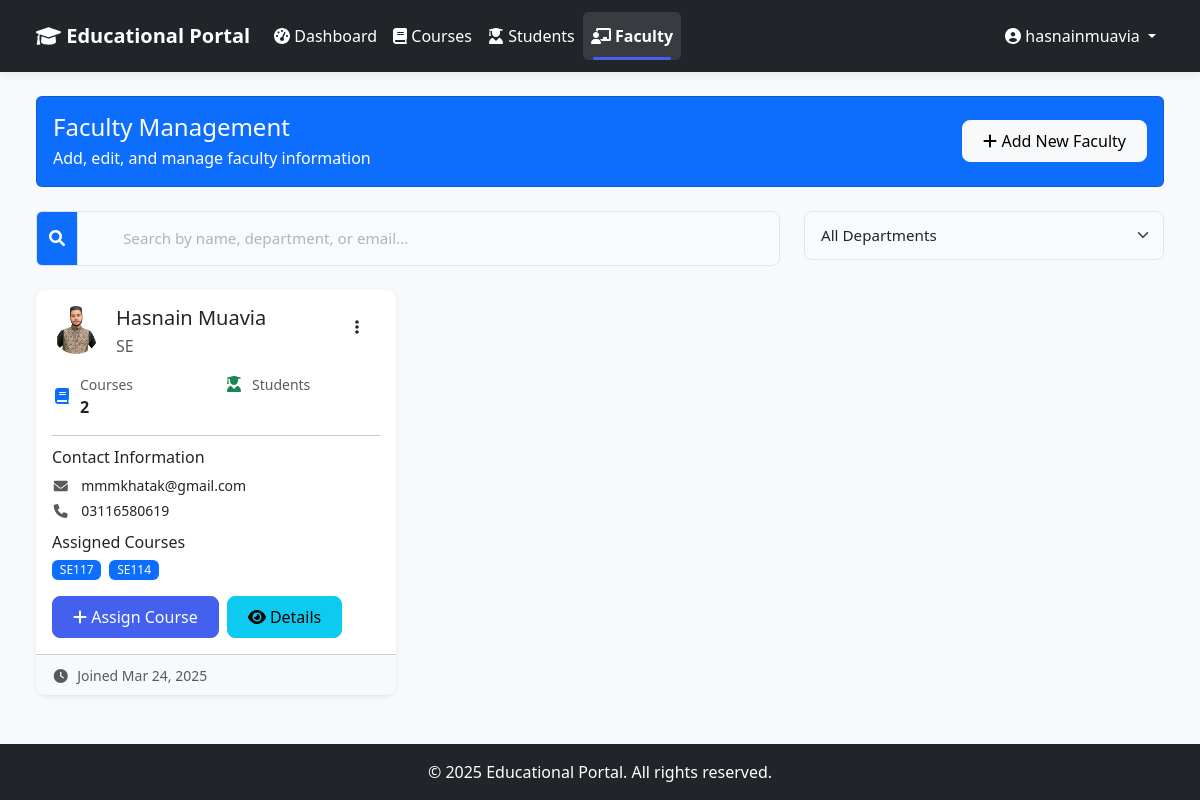
The app's page /admin-dashboard/faculty/ (signed in), older data.
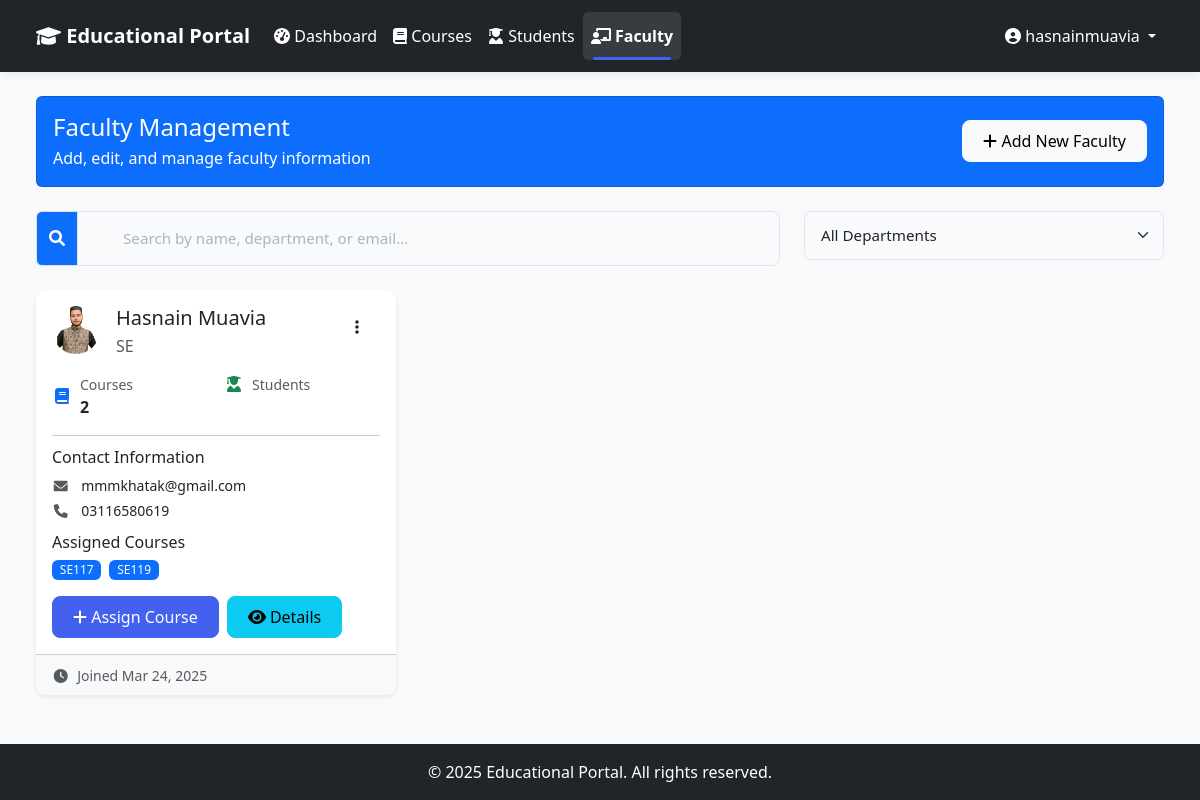
The same page, newer data.
### core/models.py (models this page shows, shortened)
class Faculty(models.Model):
    user = models.OneToOneField(User, on_delete=models.CASCADE, related_name='faculty_profile')
    profile_picture = models.ImageField(upload_to='faculty/', null=True, blank=True)
    department = models.CharField(max_length=100, blank=True, null=True)
    phone = models.CharField(max_length=20, blank=True, null=True)

class User(AbstractUser):
    role = models.CharField(
        max_length=10,
        choices=Role.choices,
        default=Role.STUDENT,
    )

class CourseAssignment(models.Model):
    course = models.ForeignKey(Course, on_delete=models.CASCADE, related_name='faculty_assignments')
    faculty = models.ForeignKey(Faculty, on_delete=models.CASCADE, related_name='course_assignments')
    class Meta:
        unique_together = ('course', 'faculty')

class Course(models.Model):
    name = models.CharField(max_length=100)
    code = models.CharField(max_length=20, unique=True)
    description = models.TextField(blank=True, null=True)

### admin_dashboard/views.py (the view)
# urls.py: path('faculty/', views.manage_faculty, name='manage_faculty'),
@login_required
@user_passes_test(is_admin)
def manage_faculty(request):
    faculty_list = Faculty.objects.all().order_by('user__first_name', 'user__last_name')
    courses = Course.objects.all().order_by('name')
    for faculty in faculty_list:
        faculty.assigned_courses = Course.objects.filter(faculty_assignments__faculty=faculty)
    context = {
        'faculty_list': faculty_list,
        'courses': courses,
    }
    return render(request, 'admin_dashboard/faculty.html', context)

### admin_dashboard/views.py (called while the page is built)
def is_admin(user):
    return user.is_authenticated and user.is_superuser

### templates/admin_dashboard/faculty.html (shortened to what the changed rows need)
{% extends 'base.html' %}
{% block content %}
<div class="container-fluid">
    <div class="row g-4" id="facultyGrid">
        {% for faculty in faculty_list %}
        <div class="col-12 col-md-6 col-xl-4 faculty-card"
             data-name="{{ faculty.user.get_full_name|lower }}"
             data-department="{{ faculty.department|lower|default:'' }}"
             data-email="{{ faculty.user.email|lower }}">
            <div class="card dashboard-card h-100">
                <div class="card-body">
                    <div class="d-flex mb-3">
                        <div class="flex-shrink-0">
                            {% if faculty.profile_picture %}
                            <img src="{{ faculty.profile_picture.url }}" alt="{{ faculty.user.get_full_name }}" class="rounded-circle" style="width: 48px; height: 48px; object-fit: cover;">
                            {% else %}
                            <div class="avatar-circle bg-primary text-white">
                                {{ faculty.user.first_name|first|upper }}{{ faculty.user.last_name|first|upper }}
                            </div>
                            {% endif %}
                        </div>
                        <div class="flex-grow-1 ms-3">
                            <h5 class="card-title mb-1">{{ faculty.user.get_full_name }}</h5>
                            <p class="text-muted mb-0">{{ faculty.department|default:"No Department" }}</p>
                        </div>
                        <div class="dropdown">
                            <button class="btn btn-link text-dark" type="button" data-bs-toggle="dropdown">
                                <i class="fas fa-ellipsis-v"></i>
                            </button>
                        </div>
                    </div>
                    <div class="row g-3 mb-3">
                        <div class="col-6">
                            <div class="d-flex align-items-center">
                                <i class="fas fa-book fa-fw text-primary me-2"></i>
                                <div>
                                    <small class="text-muted d-block">Courses</small>
                                    <strong>{{ faculty.course_assignments.count }}</strong>
                                </div>
                            </div>
                        </div>
                        <div class="col-6">
                            <div class="d-flex align-items-center">
                                <i class="fas fa-user-graduate fa-fw text-success me-2"></i>
                                <div>
                                    <small class="text-muted d-block">Students</small>
                                </div>
                            </div>
                        </div>
                    </div>
                    <hr>
                    <div class="mb-3">
                        <h6 class="card-subtitle mb-2">Contact Information</h6>
                        <div class="d-flex flex-column">
                            <small class="mb-1">
                                <i class="fas fa-envelope fa-fw text-muted me-2"></i>
                                {{ faculty.user.email }}
                            </small>
                            <small>
                                <i class="fas fa-phone fa-fw text-muted me-2"></i>
                                {{ faculty.phone|default:"Not provided" }}
                            </small>
                        </div>
                    </div>
                    <div class="mb-3">
                        <h6 class="card-subtitle mb-2">Assigned Courses</h6>
                        <div class="d-flex flex-wrap gap-2">
                            {% for assignment in faculty.course_assignments.all %}
                            <span class="badge bg-primary">{{ assignment.course.code }}</span>
                            {% empty %}
                            <span class="text-muted">No courses assigned</span>
                            {% endfor %}
                        </div>
                    </div>
                    <div class="d-flex gap-2">
                        <button type="button" class="btn btn-primary" data-bs-toggle="modal" data-bs-target="#assignCourseModal{{ faculty.id }}">
                            <i class="fas fa-plus"></i> Assign Course
                        </button>
                        <a href="{% url 'faculty_details' faculty.id %}" class="btn btn-info">
                            <i class="fas fa-eye"></i> Details
                        </a>
                    </div>
                </div>
                <div class="card-footer bg-light">
                    <small class="text-muted">
                        <i class="fas fa-clock fa-fw me-1"></i>
                        Joined {{ faculty.user.date_joined|date:"M d, Y" }}
                    </small>
                </div>
            </div>
        </div>
        {% empty %}
        <div class="col-12">
            <div class="alert alert-info" role="alert">
                <i class="fas fa-info-circle"></i> No faculty members found. Click "Add New Faculty" to add one.
            </div>
        </div>
        {% endfor %}
    </div>
</div>
{% endblock %}

Row changes from the older to the newer data that the page shows:
removed CourseAssignment: course.code "SE114"
added CourseAssignment: course.code "SE119"
